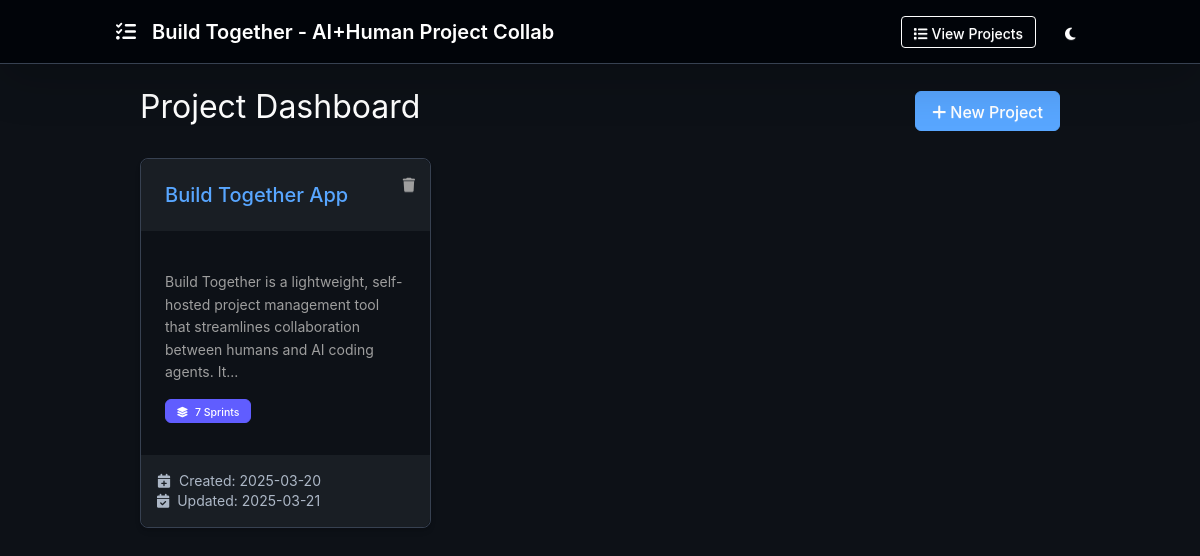
Before: / with the older database file.
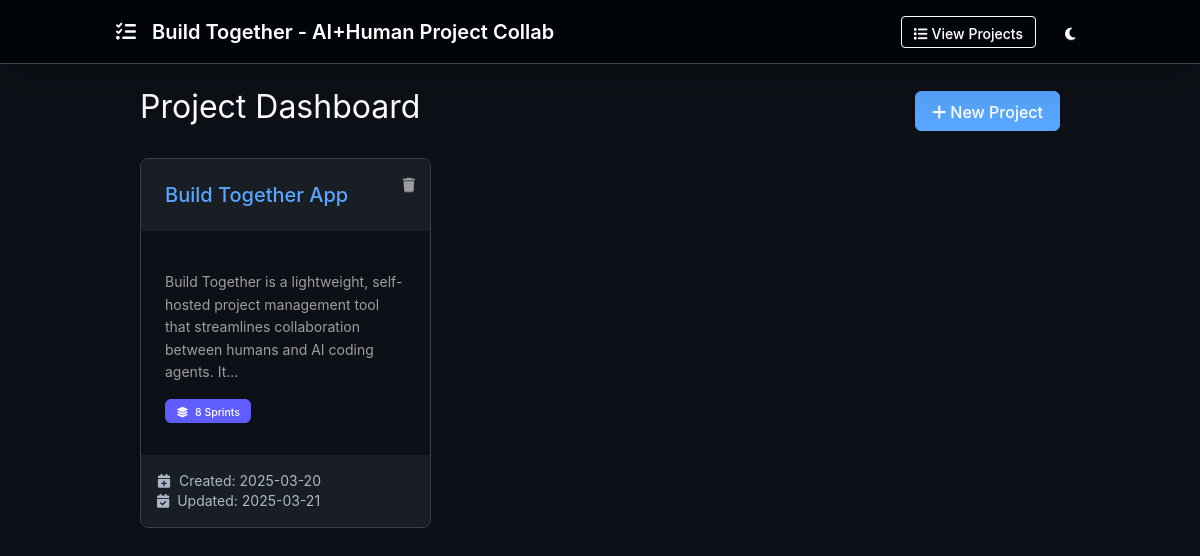
After: the same page with the newer database file.
### app/models/project.py (models this page shows, shortened)
class Project(db.Model):
    __tablename__ = 'projects'
    id = db.Column(db.Integer, primary_key=True)
    name = db.Column(db.String(100), nullable=False)
    description = db.Column(db.Text, nullable=True)
    requirements = db.Column(db.Text, nullable=True)
    implementation_details = db.Column(db.Text, nullable=True)
    created_at = db.Column(db.DateTime, default=datetime.utcnow)
    updated_at = db.Column(db.DateTime, default=datetime.utcnow, onupdate=datetime.utcnow)
    sprints = db.relationship('Sprint', backref='project', lazy='dynamic', cascade='all, delete-orphan')
    def get_sprint_count(self):
        return self.sprints.count()

### app/routes/main_routes.py (the view)
@main_bp.route('/')
def index():
    projects = Project.query.order_by(Project.created_at.desc()).all()
    return render_template('dashboard.html', projects=projects)

### app.py (called while the page is built)
@app.context_processor
def inject_now():
    return {'now': datetime.utcnow()}

### app/utils/markdown_parser.py (called while the page is built)
def convert_markdown_to_html(text):
    if not text:
        return Markup("")
    html = markdown.markdown(
        text,
        extensions=[
            'markdown.extensions.fenced_code',
            'markdown.extensions.tables',
            'markdown.extensions.nl2br',
            'markdown.extensions.sane_lists'
        ]
    )
    clean_html = bleach.clean(
        html,
        tags=ALLOWED_TAGS,
        attributes=ALLOWED_ATTRIBUTES,
        strip=True
    )
    return Markup(clean_html)

### app/templates/dashboard.html (shortened to what this page needs)
{% extends "base.html" %}
{% block content %}
<div class="container-fluid px-4 py-4">
    <div class="flex justify-between items-center mb-6">
        <h2 class="text-2xl font-bold">Project Dashboard</h2>
        <button id="newProjectBtn" class="btn btn-outline btn-primary"
               hx-get="/htmx/projects/form"
               hx-target="#project-form-container"
               hx-swap="innerHTML"
               hx-preserve="true">
            <i class="fas fa-plus mr-1"></i>New Project
        </button>
    </div>
    <div id="projectsContainer">
        <div class="grid grid-cols-1 md:grid-cols-2 lg:grid-cols-3 gap-4" id="projectsGrid">
            {% if projects %}
                {% for project in projects %}
                    <div>
                        {% include 'partials/project_card.html' %}
                    </div>
                {% endfor %}
            {% endif %}
        </div>
    </div>
</div>
{% endblock %}

### app/templates/base.html (shortened to what this page needs)
<!DOCTYPE html>
<html lang="en" x-data="{ darkMode: localStorage.getItem('darkMode') === 'true' || localStorage.getItem('darkMode') === null }" :class="{ 'dark-mode': darkMode }">
<head>
    <link href="https://cdn.jsdelivr.net/npm/bootstrap@5.3.0/dist/css/bootstrap.min.css" rel="stylesheet">
    <link rel="stylesheet" href="https://cdnjs.cloudflare.com/ajax/libs/font-awesome/6.4.0/css/all.min.css">
    <link rel="stylesheet" href="https://cdn.jsdelivr.net/npm/bootstrap-icons@1.11.1/font/bootstrap-icons.css">
    <link rel="stylesheet" href="{{ url_for('static', filename='css/tailwind.css') }}">
    <link rel="stylesheet" href="{{ url_for('static', filename='css/style.css') }}">
    <link rel="stylesheet" href="{{ url_for('static', filename='css/modern-dark-theme.css') }}" x-bind:disabled="!darkMode">
</head>
<body x-data="{ darkMode: localStorage.getItem('darkMode') === 'true' }"
      x-init="$watch('darkMode', val => localStorage.setItem('darkMode', val))"
      :class="{ 'dark': darkMode }">
    <div class="navbar bg-primary shadow-lg">
      <div class="container mx-auto px-4">
        <div class="flex-1">
          <a href="{{ url_for('main.index') }}" class="flex items-center text-xl font-semibold text-white">
            <i class="fas fa-tasks mr-4"></i>
            <span>Build Together - AI+Human Project Collab</span>
          </a>
        </div>
        <div class="flex-none flex items-center">
          <a href="{{ url_for('main.index') }}" class="btn btn-sm btn-outline text-white border-white hover:bg-white hover:text-primary mr-4">
            <i class="fas fa-list mr-1"></i>View Projects
          </a>
          <button class="btn btn-sm btn-circle btn-ghost text-white"
                  @click.prevent="darkMode = !darkMode; localStorage.setItem('darkMode', darkMode)">
            <i class="fas" :class="darkMode ? 'fa-sun' : 'fa-moon'"></i>
          </button>
        </div>
      </div>
    </div>
    <main class="container mx-auto px-4 py-4">
        {% block content %}{% endblock %}
    </main>
</body>
</html>

### app/templates/partials/project_card.html
<div class="card bg-base-100 shadow-md h-full">
    <div class="card-body p-0">
        <div class="relative bg-base-200 p-4 rounded-t-lg">
            <h3 class="card-title">
                <a href="{{ url_for('main.project_detail', project_id=project.id) }}" class="hover:underline">
                    {{ project.name }}
                </a>
            </h3>
            <div class="absolute top-2 right-2">
                <button class="btn btn-ghost btn-sm btn-circle text-error"
                        hx-confirm="Are you sure you want to delete this project? This will also delete all sprints, tasks, and issues associated with this project."
                        hx-delete="/htmx/projects/{{ project.id }}/delete"
                        hx-target="body"
                        hx-swap="none">
                    <i class="fas fa-trash"></i>
                </button>
            </div>
        </div>
        <div class="p-4">
            <p class="text-sm">{{ project.description|markdown|truncate(150) or 'No description provided.' }}</p>
            <div class="flex justify-between items-center mt-3">
                <span class="badge badge-primary">
                    <i class="fas fa-layer-group mr-1"></i> {{ project.get_sprint_count() }} Sprint{{ 's' if project.get_sprint_count() != 1 }}
                </span>
            </div>
        </div>
        <div class="bg-base-200 p-3 text-sm text-base-content/70 rounded-b-lg">
            <div><i class="fas fa-calendar-plus mr-1"></i> Created: {{ project.created_at.strftime('%Y-%m-%d') }}</div>
            <div><i class="fas fa-calendar-check mr-1"></i> Updated: {{ project.updated_at.strftime('%Y-%m-%d') }}</div>
        </div>
    </div>
</div>

### app/static/css/style.css (style rules this page uses)
body { display: flex; flex-direction: column; min-height: 100vh; background-color: #f8f9fa; font-family: -apple-system, BlinkMacSystemFont, "Segoe UI", Roboto, Helvetica, Arial, sans-serif; line-height: 1.6; margin: 0; padding: 0; }
main { flex: 1; }
.container { max-width: 1000px !important; padding: 0 1rem !important; margin: 0 auto !important; }
.navbar { background-color: #007bff !important; border-bottom: 1px solid rgba(0, 0, 0, 0.1); padding: 0.8rem 1rem; box-shadow: none; }
#projectsContainer { margin-top: 1.5rem !important; }
.card-body { padding: 1.25rem; }
.btn { border-radius: 6px; font-weight: 500; padding: 0.5rem 1rem; transition: all 0.2s ease; }
.btn-sm { padding: 0.375rem 0.75rem; font-size: 0.875rem; border-radius: 4px; }

### app/static/css/modern-dark-theme.css (style rules this page uses)
:root { --btg-bg-dark: #0d1117; --btg-bg-darker: #010409; --btg-bg-lighter: #161b22; --btg-bg-sidebar: rgba(255, 255, 255, 0.05); --btg-text-primary: rgb(158, 158, 158); --btg-text-secondary: #9ca3af; --btg-text-muted: #858faf; --btg-text-bright: #fff; --btg-text-link: #fff; --btg-text-code: #fff; --btg-border-primary: #374151; --btg-border-table: #4b5563; --btg-primary: #58a6ff; --btg-success: #3fb950; --btg-warning: #d29922; --btg-danger: #f85149; --btg-border: #30363d; --btg-shadow: rgba(0, 0, 0, 0.3); --bs-body-bg: var(--btg-bg-dark); --bs-body-color: var(--btg-text-primary); --bs-primary: var(--btg-primary); --bs-border-color: var(--btg-border); --bs-link-color: var(--btg-text-link); --bs-link-hover-color: var(--btg-primary); }
body { background-color: var(--btg-bg-dark); color: var(--btg-text-primary); font-family: -apple-system, BlinkMacSystemFont, "Segoe UI", Roboto, Helvetica, Arial, sans-serif; line-height: 1.6; margin: 0; padding: 0; }
.container { max-width: 1000px !important; padding: 0 1rem !important; margin: 0 auto !important; }
h1, h2, h3, h4, h5, h6 { color: var(--btg-text-bright); font-weight: 400; margin-bottom: .5rem; line-height: 1.2; }
p { margin-bottom: .5rem; }
a { color: var(--btg-primary); text-decoration: none; transition: color 0.2s ease; }
.dark-mode { color-scheme: dark; }
.navbar { background-color: var(--btg-bg-darker) !important; border-bottom: 1px solid var(--btg-border-primary); padding: 0.8rem 1rem; box-shadow: none; }
.card { background-color: transparent; border: 1px solid var(--btg-border-primary); border-radius: 8px; margin-bottom: 1.5rem; }
.card-body { padding: 1.25rem; }
.card-title { color: var(--btg-text-bright); font-size: 1.25rem; font-weight: 500; margin-bottom: 0; }
.badge { font-weight: 500; padding: 0.4rem 0.65rem; }
.btn-primary { background-color: var(--btg-primary); border-color: var(--btg-primary); }
.btn-primary i.fas, .btn-outline-primary i.fas, .btn-secondary i.fas, .btn-outline-secondary i.fas { color: inherit; }

Changed rows visible on the page:
changed Project "Build Together App": get_sprint_count "7" → "8"
